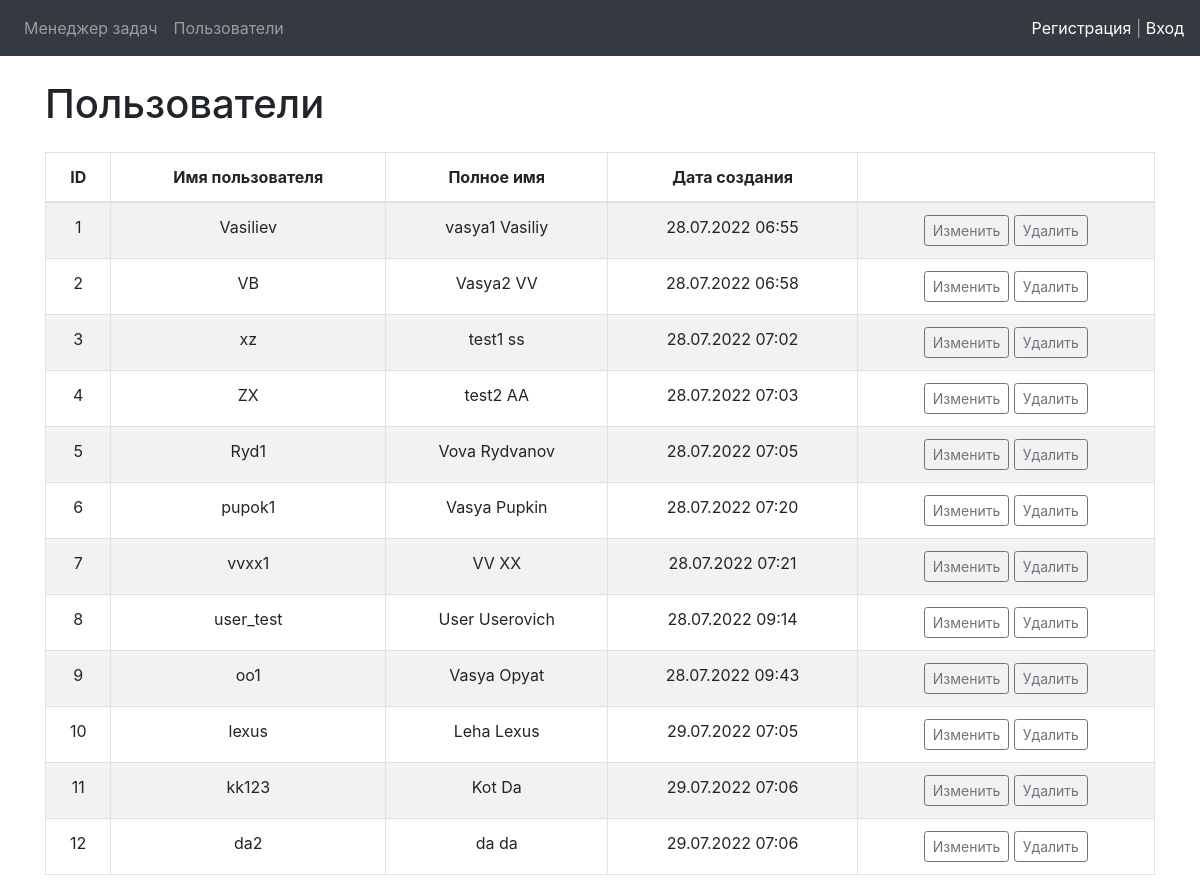
/users/, run on an earlier commit of the app's database.
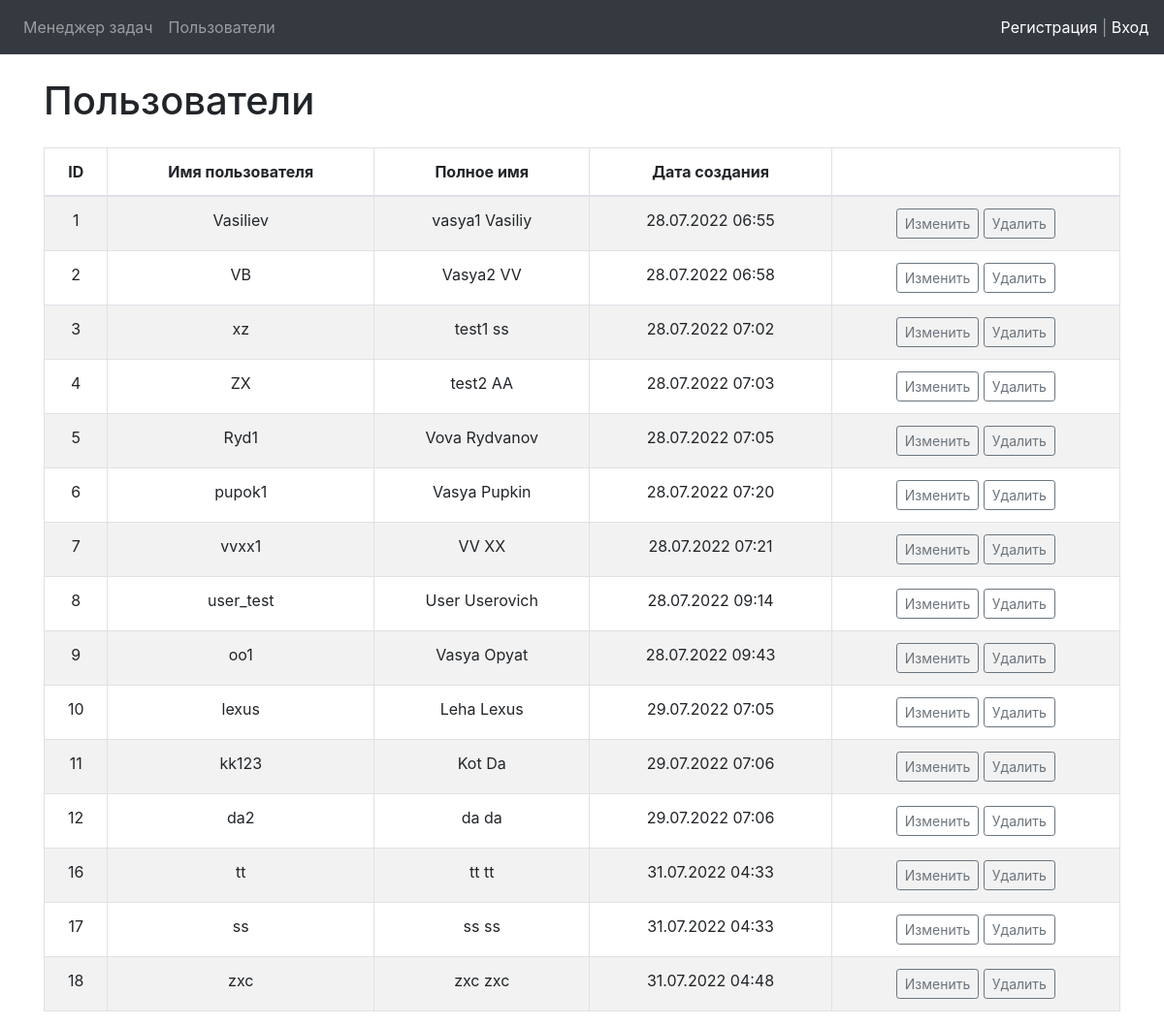
And on a later commit of the database.
### users/models.py (models this page shows)
class MyUser(AbstractUser):
    def __str__(self):
        return self.get_full_name()
    class Meta:
        verbose_name = 'User'
        verbose_name_plural = 'Users'

### users/views.py (the view)
# urls.py: path('users/', UserListView.as_view(), name='users_list'),
class UserListView(ListView):
    model = MyUser
    template_name = 'users/users_list.html'
    context_object_name = 'users_list'

### users/templates/users/users_list.html (shortened to what this page needs)
{% extends 'base.html' %}
{% load bootstrap4 %}
{% load i18n %}
{% block content %}
<div class="container wrapper flex-grow-1">
    <h1 class="my-4">Пользователи</h1>
    <table class="table table-hover table-striped table-bordered">
        <thead align="center">
        <tr>
            <th>ID</th>
            <th>Имя пользователя</th>
            <th>Полное имя</th>
            <th>Дата создания</th>
            <th></th>
        </tr>
        </thead>
        <tbody>
        {% for user in users_list %}
        {% if not user.is_superuser %}
        <tr>
            <td align="center">{{ user.pk }}</td>
            <td align="center">{{ user.username }}</td>
            <td align="center">{{ user }}</td>
            <td align="center">{{ user.date_joined|date:"d.m.Y H:i" }}</td>
            <td align="center">
                <a href="{% url 'user_update' user.pk %}" style="display: inline-block">
                    <button class="btn btn-outline-secondary btn-sm">Изменить</button>
                </a>
                <a href="{% url 'user_delete' user.pk %}" style="display: inline-block">
                    <button class="btn btn-outline-secondary btn-sm">Удалить</button>
                </a>
            </td>
        </tr>
        {% endif %}
        {% endfor %}
        </tbody>
    </table>
</div>
{% endblock %}

What changed in the data, as far as the page shows it:
added MyUser: pk "16", username "tt", first_name+last_name "tt tt", date_joined "31.07.2022 04:33"
added MyUser: pk "17", username "ss", first_name+last_name "ss ss", date_joined "31.07.2022 04:33"
added MyUser: pk "18", username "zxc", first_name+last_name "zxc zxc", date_joined "31.07.2022 04:48"
